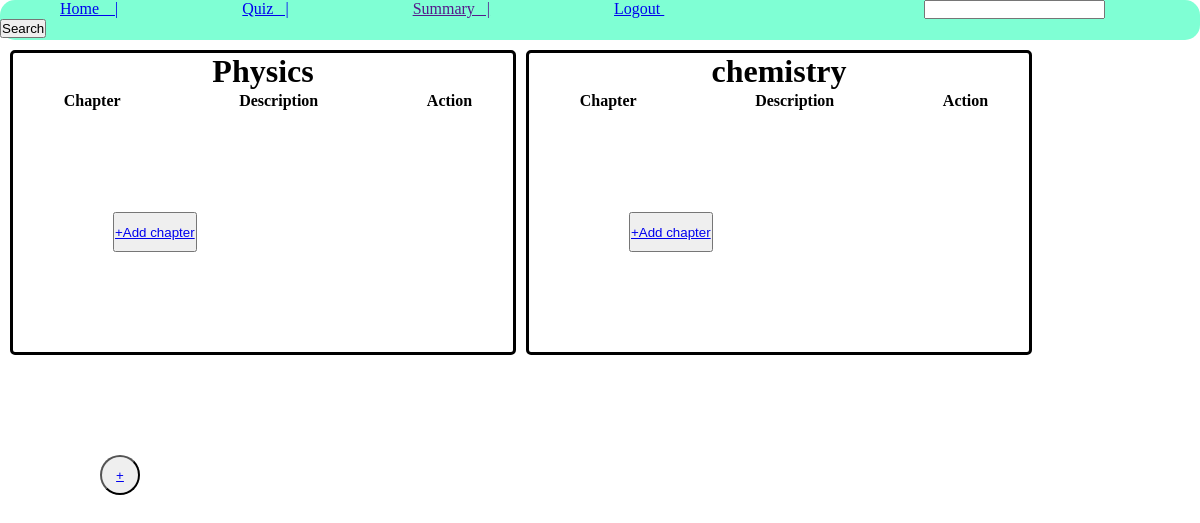
/admin, run on an earlier commit of the app's database.
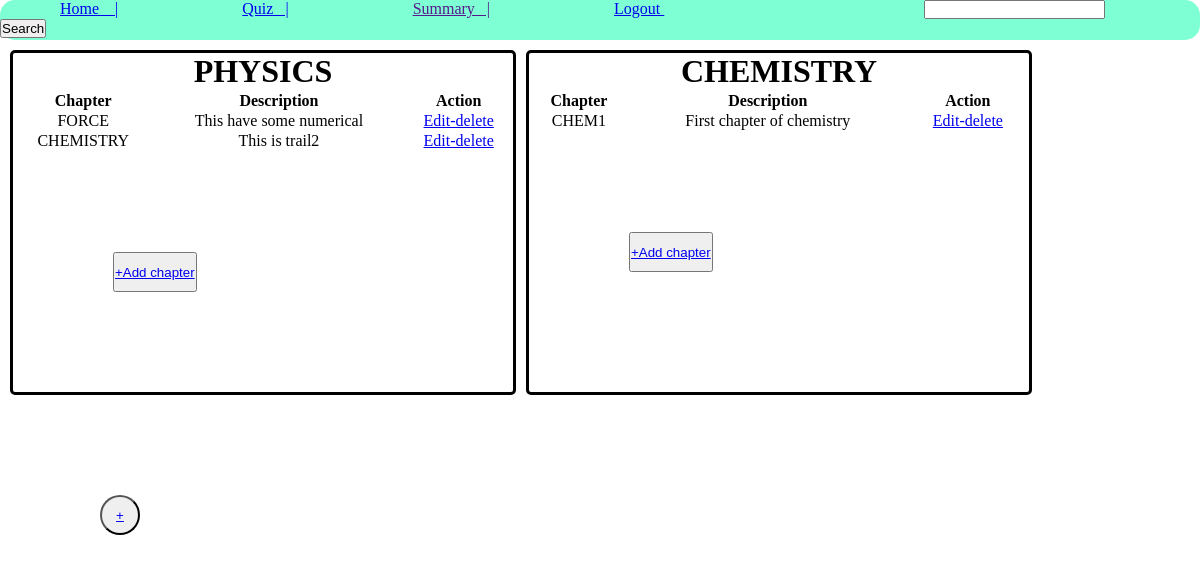
And on a later commit of the database.
### tables this page shows
CREATE TABLE subject(
    id INTEGER PRIMARY KEY AUTOINCREMENT,
    name TEXT,
    description TEXT
);

CREATE TABLE chapter(
    id INTEGER PRIMARY KEY ,
    name TEXT,
    description TEXT,
    sub_name TEXT,
    FOREIGN KEY (sub_name) REFERENCES subject(name));

### app.py (the view)
@app.route('/admin')
def admin():
    sub = res_get_subject()
    chapter = re_get_chapter()
    if sub:
        return render_template('Admin.html',subject = sub,chap=chapter,get = True)
    return render_template('Admin.html')

### database.py (called while the page is built)
def res_get_subject():
    con =sqlite3.connect('database.sqlite3')
    cur = con.cursor()
    query = f"SELECT name FROM subject"
    cur.execute(query)
    res = cur.fetchall()
    con.commit()
    con.close()
    return res

def re_get_chapter():
    con = sqlite3.connect('database.sqlite3')
    cur = con.cursor()
    query = f"SELECT * FROM chapter"
    cur.execute(query)
    res = cur.fetchall()
    con.commit()
    con.close()
    return res

### templates/Admin.html (shortened to what this page needs)
<!DOCTYPE html>
<html lang="en">
<head>
</head>
<body>
    <nav>
        <ul>
            <li><a href="#"> Home &nbsp &nbsp|</a></li>
            <li><a href="/quizmg"> Quiz &nbsp&nbsp|</a></li>
            <li><a href=""> Summary&nbsp&nbsp |</a></li>
            <li><a href="/"> Logout </a></li>
            <li id="search"><input type="search">
            <button>Search</button></li>
        </ul>
    </nav>
    <main>
    {%if get%}
    {%for i in subject%}
        {%for a in i%}
            <div id="subs_chap">
                <h1>{{a}}</h1>
                <table style="width: 100%;">
                    <tr>
                        <th>Chapter</th>
                        <th>Description</th>
                        <th>Action</th>
                    </tr>
                    {%for b in chap%}
                    {%if a==b[3]%}
                    <tr>
                        <td>{{b[1]}}</td>
                        <td>{{b[2]}}</td>
                        <td><a href="/edit-delete">Edit-delete</a></td>
                    </tr>
                    {%endif%}
                    {%endfor%}
                </table>
                <button class="add2"><a href="/add_chapter/{{a}}">+Add chapter</a></button>
            </div>
        {%endfor%}
    {%endfor%}
    {%endif%}
    </main>
    <button id="add"><a href="/add">+</a></button>
</body>
</html>

### templates/Admin.html (style rules this page uses)
* { margin: 0%; padding: 0%; }
nav { width: 100%; height: 40px; border-radius: 15px; background-color: aquamarine; }
li { margin: 60px; display: inline; }
#search { margin-left: 200px; }
#add { border-radius: 20px; margin: 100px; height: 40px; width: 40px; }
h1 { text-align: center; }
div { width: 500px; border: solid; border-radius: 5px; margin-top: 10px; margin-left: 10px; }
.add2 { margin: 100px; height: 40px; width: auto; }
main { display: flex; }
tr { text-align: center; }

What changed in the data, as far as the page shows it:
removed subject: name "Physics"
removed subject: name "chemistry"
added subject: name "PHYSICS"
added chapter: name "FORCE", description "This have some numerical", shown under "PHYSICS"
added chapter: name "CHEMISTRY", description "This is trail2", shown under "PHYSICS"
added subject: name "CHEMISTRY"
added chapter: name "CHEM1", description "First chapter of chemistry", shown under "CHEMISTRY"
